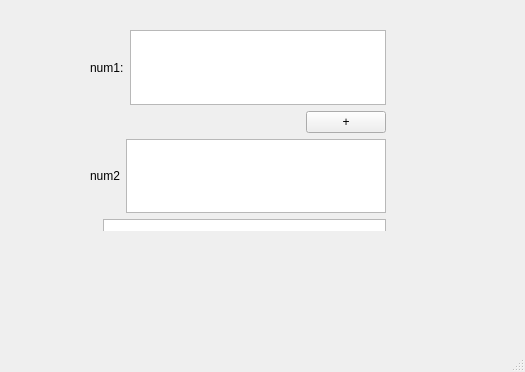
<?xml version="1.0" encoding="UTF-8"?>
<ui version="4.0">
 <class>MainWindow</class>
 <widget class="QMainWindow" name="MainWindow">
  <property name="geometry">
   <rect>
    <x>0</x>
    <y>0</y>
    <width>525</width>
    <height>372</height>
   </rect>
  </property>
  <property name="windowTitle">
   <string>MainWindow</string>
  </property>
  <widget class="QWidget" name="centralwidget">
   <widget class="QWidget" name="widget" native="true">
    <property name="geometry">
     <rect>
      <x>60</x>
      <y>30</y>
      <width>381</width>
      <height>201</height>
     </rect>
    </property>
    <widget class="QWidget" name="">
     <property name="geometry">
      <rect>
       <x>30</x>
       <y>0</y>
       <width>296</width>
       <height>264</height>
      </rect>
     </property>
     <layout class="QVBoxLayout" name="verticalLayout">
      <item>
       <layout class="QHBoxLayout" name="horizontalLayout">
        <item>
         <widget class="QLabel" name="label">
          <property name="text">
           <string>num1:</string>
          </property>
         </widget>
        </item>
        <item>
         <widget class="QPlainTextEdit" name="Num1Edit"/>
        </item>
       </layout>
      </item>
      <item>
       <layout class="QHBoxLayout" name="horizontalLayout_4">
        <item>
         <spacer name="horizontalSpacer">
          <property name="orientation">
           <enum>Qt::Horizontal</enum>
          </property>
          <property name="sizeHint" stdset="0">
           <size>
            <width>40</width>
            <height>20</height>
           </size>
          </property>
         </spacer>
        </item>
        <item>
         <widget class="QPushButton" name="AddButton">
          <property name="text">
           <string>+</string>
          </property>
         </widget>
        </item>
       </layout>
      </item>
      <item>
       <layout class="QHBoxLayout" name="horizontalLayout_2">
        <item>
         <widget class="QLabel" name="label_2">
          <property name="text">
           <string>num2</string>
          </property>
         </widget>
        </item>
        <item>
         <widget class="QPlainTextEdit" name="Num2Edit"/>
        </item>
       </layout>
      </item>
      <item>
       <layout class="QHBoxLayout" name="horizontalLayout_3">
        <item>
         <widget class="QLabel" name="label_3">
          <property name="text">
           <string>=</string>
          </property>
         </widget>
        </item>
        <item>
         <widget class="QTextEdit" name="SumEdit"/>
        </item>
       </layout>
      </item>
     </layout>
    </widget>
    <zorder>label</zorder>
    <zorder>Num1Edit</zorder>
    <zorder>AddButton</zorder>
    <zorder>Num2Edit</zorder>
    <zorder>label_2</zorder>
    <zorder>SumEdit</zorder>
    <zorder>label_3</zorder>
    <zorder>SumEdit</zorder>
    <zorder>horizontalSpacer</zorder>
    <zorder>label_2</zorder>
   </widget>
  </widget>
  <widget class="QMenuBar" name="menubar">
   <property name="geometry">
    <rect>
     <x>0</x>
     <y>0</y>
     <width>525</width>
     <height>23</height>
    </rect>
   </property>
  </widget>
  <widget class="QStatusBar" name="statusbar"/>
 </widget>
 <resources/>
 <connections/>
</ui>
